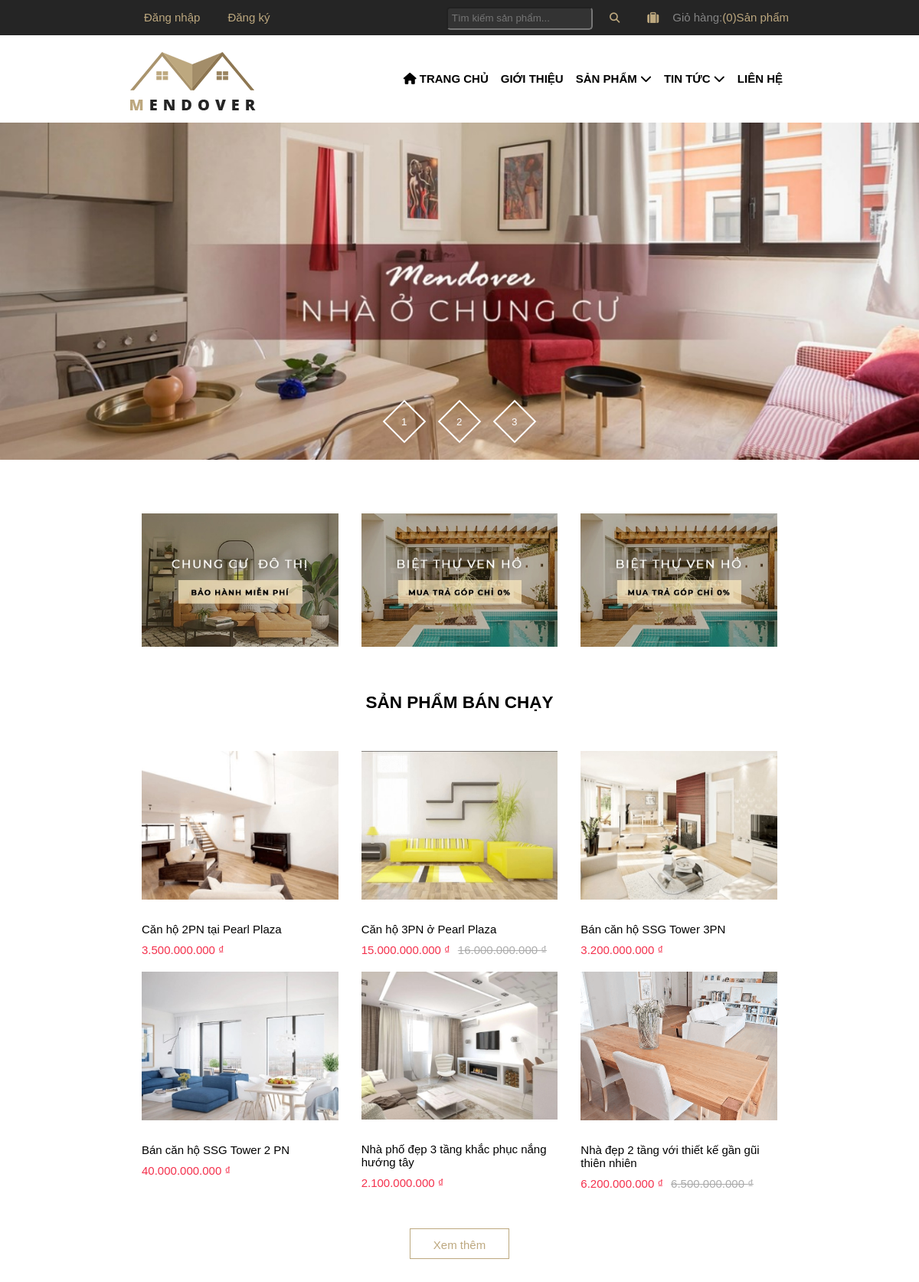
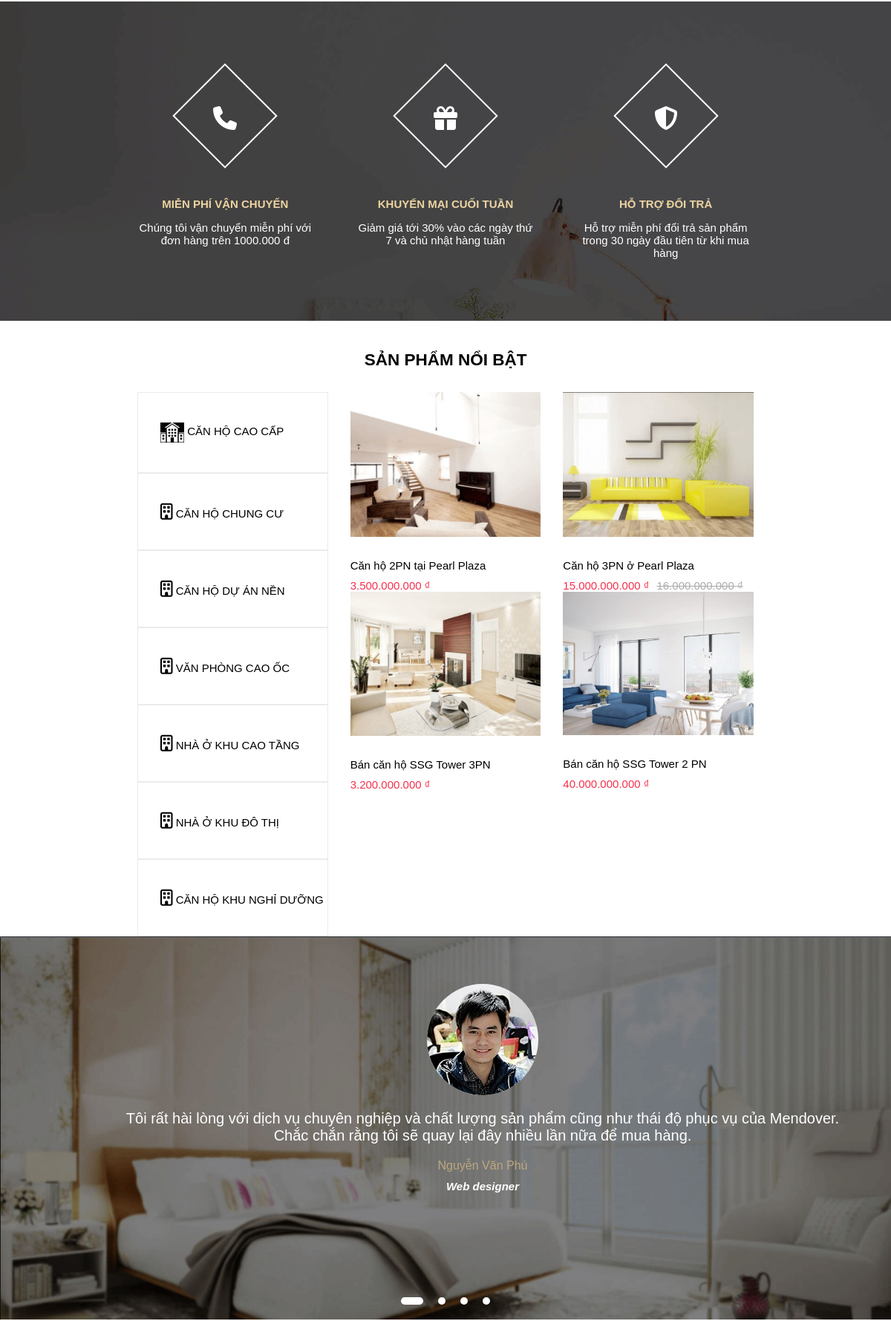
The page /pages/index.php (upper part) on the database its author committed (2 pictures, top to bottom).
### tables this page shows
CREATE TABLE `tbl_products` (
  `product_id` int(11) NOT NULL,
  `product_title` varchar(255) NOT NULL,
  `product_description` varchar(1000) NOT NULL,
  `product_price_new` bigint(255) NOT NULL,
  `product_price_old` bigint(255) DEFAULT NULL,
  `category_id` int(11) NOT NULL,
  `product_image1` varchar(255) NOT NULL,
  `product_image2` varchar(255) NOT NULL,
  `date` timestamp NOT NULL DEFAULT current_timestamp() ON UPDATE current_timestamp(),
  `status` int(11) NOT NULL
);

### function/common_function.php (the view, shortened to what this page needs)
<?php
function get_product()
{
    global $connect;
    $select_query = "SELECT * FROM `tbl_products` LIMIT 0,4";
    $result_query = mysqli_query($connect, $select_query);
    while ($row = mysqli_fetch_assoc($result_query)) {
        $product_id = $row['product_id'];
        $product_title = $row['product_title'];
        $product_image1 = $row['product_image1'];
        $product_price_new = number_format($row['product_price_new'], 0, ',', '.');
        $product_price_old = number_format($row['product_price_old'], 0, ',', '.');
        if ($product_price_old != 0) {
            echo "
            <div class='col col-half card-product'>
                <div class='baongoai-img'>
                    <ul class='list-product'>
                        <li>
                            <div class='hover-btn'>
                                <img src='../admin/product_images/$product_image1' alt='$product_title'
                                    class='product-img'>
                                <div style='display: flex;' class='nut_2'>
                                    <a href='index.php?add_to_cart=$product_id' class='name js-buy-now' style='cursor: pointer;'>Mua ngay</a>
                                    <a class='name'
                                        href='detail.php?product_id=$product_id'>Chi tiết</a>
                                </div>
                            </div>
                        </li>
                    </ul>
                </div>
                <div class='info-product'>
                    <p><a href='detail.php?product_id=$product_id'>$product_title</a></p>
                    <div class='product-price'>
                        <p>$product_price_new ₫</p>
                        <p>$product_price_old ₫</p>
                    </div>
                </div>
            </div>";
        } else {
            echo "
                <div class='col col-half card-product'>
                        <div class='baongoai-img'>
                            <ul class='list-product'>
                                <li>
                                    <div class='hover-btn'>
                                        <img src='../admin/product_images/$product_image1' alt='$product_title'
                                            class='product-img'>
                                        <div style='display: flex;' class='nut_2'>
                                            <a href='index.php?add_to_cart=$product_id' class='name js-buy-now' style='cursor: pointer;'>Mua ngay</a>
                                            <a class='name'
                                                href='detail.php?product_id=$product_id'>Chi tiết</a>
                                        </div>
                                    </div>
                                </li>
                            </ul>
                        </div>
                    <div class='info-product'>
                        <p><a href='detail.php?product_id=$product_id'>$product_title</a></p>
                        <div class='product-price'>
                            <p>$product_price_new ₫</p>
                            </div>
                    </div>
                </div>";
        }
    }
}
function hot_product_index()
{
    global $connect;
    $select_query = "SELECT * FROM `tbl_products` LIMIT 0,6";
    $result_query = mysqli_query($connect, $select_query);
    while ($row = mysqli_fetch_assoc($result_query)) {
        $product_id = $row['product_id'];
        $product_title = $row['product_title'];
        $product_image1 = $row['product_image1'];
        $product_price_new = number_format($row['product_price_new'], 0, ',', '.');
        $product_price_old = number_format($row['product_price_old'], 0, ',', '.');
        if ($product_price_old != 0) {
            echo "
            <form action='cart.php' method='post'>
            <div class='col col-third card-product'>
                <div class='baongoai-img'>
                    <ul class='list-product'>
                        <li>
                            <div class='hover-btn'>
                                <img src='../admin/product_images/$product_image1' alt='$product_title'
                                    class='product-img'>
                                <div style='display: flex;' class='nut_2'>
                                    <a href='index.php?add_to_cart=$product_id' class='name js-buy-now' style='cursor: pointer;'>Mua ngay</a>
                                    <a class='name'
                                        href='detail.php?product_id=$product_id'>Chi tiết</a>
                                </div>
                            </div>
                        </li>
                    </ul>
                </div>
                <div class='info-product'>
                    <p><a href='detail.php?product_id=$product_id'>$product_title</a></p>
                    <div class='product-price'>
                        <p>$product_price_new ₫</p>
                        <p>$product_price_old ₫</p>
                    </div>
                </div>
            </div>
        </form>
            ";
        } else {
            echo "
            <form action='cart.php' method='post'>
            <div class='col col-third card-product'>
            <div class='baongoai-img'>
            <ul class='list-product'>
                <li>
                    <div class='hover-btn'>
                        <img src='../admin/product_images/$product_image1' alt='$product_title'
                            class='product-img'>
                        <div style='display: flex;' class='nut_2'>
                            <a href='index.php?add_to_cart=$product_id' class='name js-buy-now' style='cursor: pointer;'>Mua ngay</a>
                            <a class='name'
                                href='detail.php?product_id=$product_id'>Chi tiết</a>
                        </div>
                    </div>
                </li>
            </ul>
        </div>
                <div class='info-product'>
                    <p><a href='detail.php?product_id=$product_id'>$product_title</a></p>
                    <div class='product-price'>
                        <p>$product_price_new ₫</p>
                    </div>
                </div>
            </div>
        </form>
            ";
        }
    }
}
function getIPAddress()
{
    if (!empty($_SERVER['HTTP_CLIENT_IP'])) {
        $ip = $_SERVER['HTTP_CLIENT_IP'];
    }
    elseif (!empty($_SERVER['HTTP_X_FORWARDED_FOR'])) {
        $ip = $_SERVER['HTTP_X_FORWARDED_FOR'];
    }
    else {
        $ip = $_SERVER['REMOTE_ADDR'];
    }
    return $ip;
}
function cart_item()
{
    if (isset($_GET['add_to_cart'])) {
        global $connect;
        $get_ip_add = getIPAddress();
        $select_query = "SELECT * from  `tbl_cart_details` where ip_address='$get_ip_add' ";
        $result_query = mysqli_query($connect, $select_query);
        $count_cart_items = mysqli_num_rows($result_query);
        if (mysqli_query($connect, $count_cart_items)) {
            echo "<script>alert('da them vao gio hang thanh cong')</script>";
            echo "<script>window.open('../pages/index.php','_self')</script>";
        }
    } else {
        global $connect;
        $get_ip_add = getIPAddress();
        $select_query = "SELECT * from  `tbl_cart_details` where ip_address='$get_ip_add' ";
        $result_query = mysqli_query($connect, $select_query);
        $count_cart_items = mysqli_num_rows($result_query);
    }
    echo $count_cart_items;
}

### rows shown on the page
tbl_products: product_image1 (picture), product_title "Căn hộ 2PN tại Pearl Plaza", product_price_new "3.500.000.000"
tbl_products: product_image1 (picture), product_title "Căn hộ 3PN ở Pearl Plaza", product_price_new "15.000.000.000", product_price_old "16.000.000.000"
tbl_products: product_image1 (picture), product_title "Bán căn hộ SSG Tower 3PN", product_price_new "3.200.000.000"
tbl_products: product_image1 (picture), product_title "Bán căn hộ SSG Tower 2 PN", product_price_new "40.000.000.000"
tbl_products: product_image1 (picture), product_title "Nhà phố đẹp 3 tầng khắc phục nắng hướng tây", product_price_new "2.100.000.000"
tbl_products: product_image1 (picture), product_title "Nhà đẹp 2 tầng với thiết kế gần gũi thiên nhiên", product_price_new "6.200.000.000", product_price_old "6.500.000.000"

### other values the page prints
$count_cart_items "0"
